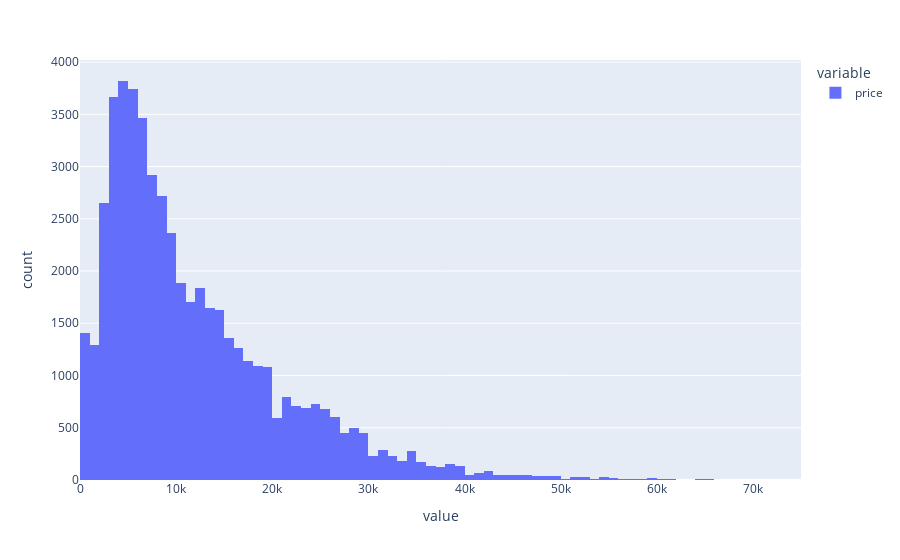

Write notebook code for a chart like this one.
### Code cell
px.histogram(
    df['price'],
    range_x=[0, 75000],
    nbins=700
    )

### Figure 1 — Plotly figure (JSON) as saved in the notebook; plotly's stock layout.template omitted (floating-point values rounded to 4 significant figures; data arrays with more than 128 entries replaced by an {"elided": "..."} marker saying what was removed)
{"data": [{"alignmentgroup": "True", "bingroup": "x", "hovertemplate": "variable=price<br>value=%{x}<br>count=%{y}<extra></extra>", "legendgroup": "price", "marker": {"color": "#636efa", "pattern": {"shape": ""}}, "name": "price", "nbinsx": 700, "offsetgroup": "price", "orientation": "v", "showlegend": true, "type": "histogram", "x": {"elided": "51525 int values"}, "xaxis": "x", "yaxis": "y"}], "layout": {"barmode": "relative", "legend": {"title": {"text": "variable"}, "tracegroupgap": 0}, "margin": {"t": 60}, "xaxis": {"anchor": "y", "domain": [0, 1], "range": [0, 75000], "title": {"text": "value"}}, "yaxis": {"anchor": "x", "domain": [0, 1], "title": {"text": "count"}}}}
